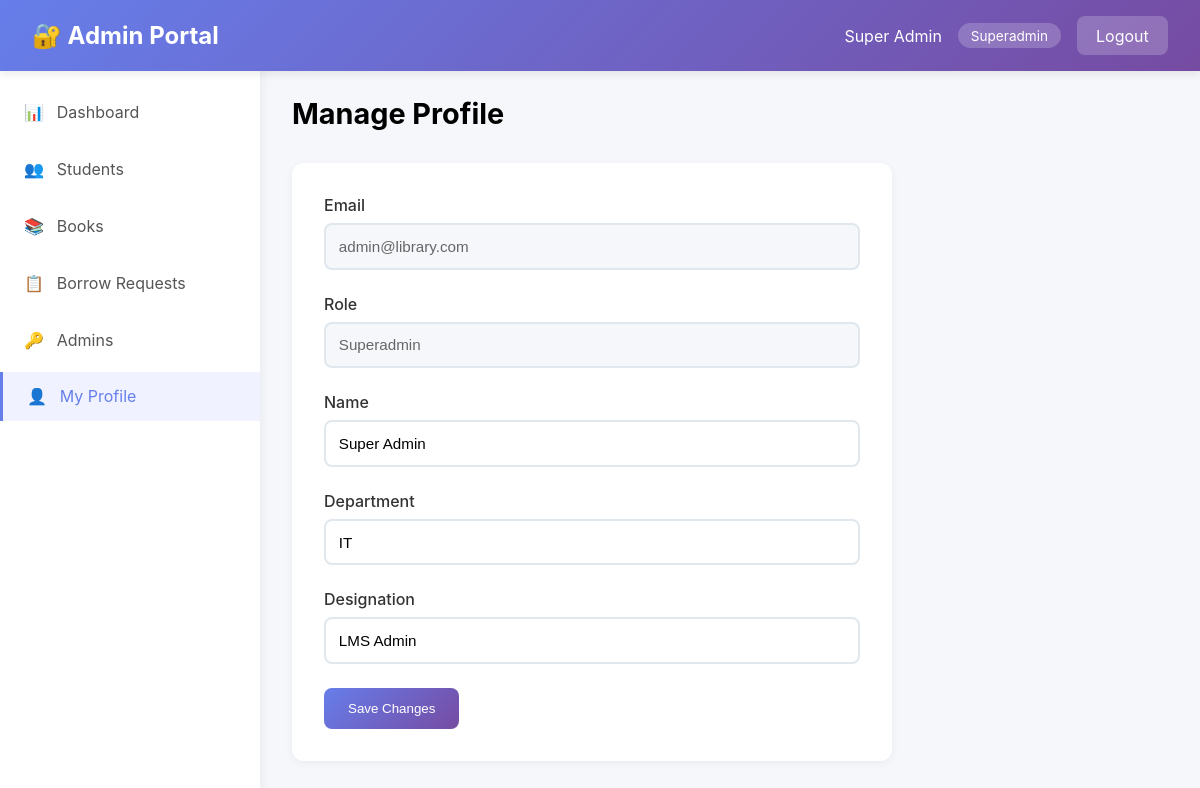
/admin-portal/profile/ (signed in), run on the app's committed database.
### lms_app/models.py (models this page shows, shortened)
class Admin(models.Model):
    email = models.EmailField(unique=True)
    name = models.CharField(max_length=100)
    department = models.CharField(max_length=100, blank=True, null=True)
    designation = models.CharField(max_length=100, blank=True, null=True)
    password = models.CharField(max_length=255)
    role = models.CharField(max_length=20, choices=ROLE_CHOICES, default='officer')
    is_active = models.BooleanField(default=True)
    created_at = models.DateTimeField(auto_now_add=True)

### lms_app/views.py (the view)
# urls.py: path('admin-portal/profile/', views.admin_manage_profile_view, name='admin_manage_profile'),
@admin_login_required
def admin_manage_profile_view(request):
    admin = request.admin
    if request.method == 'POST':
        form = AdminProfileUpdateForm(request.POST, instance=admin)
        if form.is_valid():
            form.save()
            request.session['admin_name'] = admin.name
            messages.success(request, 'Profile updated successfully!')
            return redirect('admin_manage_profile')
    else:
        form = AdminProfileUpdateForm(instance=admin)
    context = {
        'admin': admin,
        'form': form,
    }
    return render(request, 'admin_manage_profile.html', context)

### lms_app/forms.py
class AdminProfileUpdateForm(forms.ModelForm):
    class Meta:
        model = Admin
        fields = ['name', 'department', 'designation']
        widgets = {
            'name': forms.TextInput(attrs={'class': 'form-input', 'placeholder': 'Enter name'}),
            'department': forms.TextInput(attrs={'class': 'form-input', 'placeholder': 'Enter department'}),
            'designation': forms.TextInput(attrs={'class': 'form-input', 'placeholder': 'Enter designation'}),
        }

### lms_app/views.py (called while the page is built)
def admin_login_required(view_func):
    @wraps(view_func)
    def wrapper(request, *args, **kwargs):
        admin_id = request.session.get('admin_id')
        if not admin_id:
            messages.error(request, 'Please login to access this page.')
            return redirect('admin_login')
        try:
            admin = Admin.objects.get(id=admin_id, is_active=True)
            request.admin = admin
        except Admin.DoesNotExist:
            del request.session['admin_id']
            messages.error(request, 'Session expired. Please login again.')
            return redirect('admin_login')
        return view_func(request, *args, **kwargs)
    return wrapper

### lms_app/templates/admin_manage_profile.html (shortened to what this page needs)
<!DOCTYPE html>
<html lang="en">
<head>
</head>
<body>
    <nav class="navbar">
        <h1>🔐 Admin Portal</h1>
        <div class="user-info">
            <span>{{ admin.name }}</span>
            <span class="role-badge">{{ admin.get_role_display }}</span>
            <a href="{% url 'admin_logout' %}" class="logout-btn">Logout</a>
        </div>
    </nav>
    <div class="container">
        <aside class="sidebar">
            <ul class="sidebar-menu">
                <li><a href="{% url 'admin_dashboard' %}"><span>📊</span> Dashboard</a></li>
                <li><a href="{% url 'admin_manage_students' %}"><span>👥</span> Students</a></li>
                <li><a href="{% url 'admin_manage_books' %}"><span>📚</span> Books</a></li>
                <li><a href="{% url 'admin_borrow_requests' %}"><span>📋</span> Borrow Requests</a></li>
                {% if admin.role == 'superadmin' %}
                <li><a href="{% url 'admin_manage_admins' %}"><span>🔑</span> Admins</a></li>
                {% endif %}
                <li><a href="{% url 'admin_manage_profile' %}" class="active"><span>👤</span> My Profile</a></li>
            </ul>
        </aside>
        <main class="main-content">
            <div class="page-header">
                <h2>Manage Profile</h2>
            </div>
            <div class="card">
                <form method="post">
                    <div class="form-group">
                        <label>Email</label>
                        <input type="email" value="{{ admin.email }}" readonly>
                    </div>
                    <div class="form-group">
                        <label>Role</label>
                        <input type="text" value="{{ admin.get_role_display }}" readonly>
                    </div>
                    {% for field in form %}
                    <div class="form-group">
                        <label>{{ field.label }}</label>
                        {{ field }}
                    </div>
                    {% endfor %}
                    <button type="submit" class="btn-primary">Save Changes</button>
                </form>
            </div>
        </main>
    </div>
</body>
</html>

### lms_app/templates/admin_manage_profile.html (style rules this page uses)
* { margin: 0; padding: 0; box-sizing: border-box; }
body { font-family: -apple-system, BlinkMacSystemFont, 'Segoe UI', Roboto, sans-serif; background: #f5f7fa; }
.navbar { background: linear-gradient(135deg, #667eea 0%, #764ba2 100%); color: white; padding: 1rem 2rem; box-shadow: 0 2px 10px rgba(0,0,0,0.1); position: fixed; top: 0; left: 0; right: 0; z-index: 100; display: flex; justify-content: space-between; align-items: center; }
.navbar h1 { font-size: 1.5rem; }
.user-info { display: flex; align-items: center; gap: 1rem; }
.role-badge { background: rgba(255,255,255,0.2); padding: 0.3rem 0.8rem; border-radius: 20px; font-size: 0.85rem; }
.logout-btn { background: rgba(255,255,255,0.2); color: white; border: none; padding: 0.6rem 1.2rem; border-radius: 8px; cursor: pointer; text-decoration: none; display: inline-block; }
.container { display: flex; margin-top: 64px; min-height: calc(100vh - 64px); }
.sidebar { width: 260px; background: white; box-shadow: 2px 0 10px rgba(0,0,0,0.05); position: fixed; height: calc(100vh - 64px); overflow-y: auto; }
.sidebar-menu { list-style: none; padding: 1rem 0; }
.sidebar-menu li { margin: 0.5rem 0; }
.sidebar-menu a { display: flex; align-items: center; gap: 0.8rem; padding: 0.9rem 1.5rem; color: #555; text-decoration: none; transition: all 0.3s ease; }
.sidebar-menu a.active { background: #f0f3ff; color: #667eea; border-left: 3px solid #667eea; }
.main-content { margin-left: 260px; flex: 1; padding: 2rem; }
.page-header { margin-bottom: 2rem; }
.page-header h2 { font-size: 1.8rem; margin-bottom: 0.5rem; }
.btn-primary { background: linear-gradient(135deg, #667eea 0%, #764ba2 100%); color: white; border: none; padding: 0.8rem 1.5rem; border-radius: 8px; cursor: pointer; text-decoration: none; display: inline-block; font-weight: 500; }
.card { background: white; padding: 2rem; border-radius: 12px; box-shadow: 0 2px 8px rgba(0,0,0,0.05); max-width: 600px; }
.form-group { margin-bottom: 1.5rem; }
.form-group label { display: block; margin-bottom: 0.5rem; font-weight: 500; color: #333; }
.form-group input { width: 100%; padding: 0.8rem; border: 2px solid #e1e8ed; border-radius: 8px; font-size: 0.95rem; }
.form-group input:read-only { background: #f5f7fa; color: #666; }

### data on the page
Admin: name "Super Admin", role "Superadmin", email "admin@library.com", form "Super Admin" "IT" "LMS Admin"

### other printed values
{{ field.label }} "Name" "Department" "Designation"
